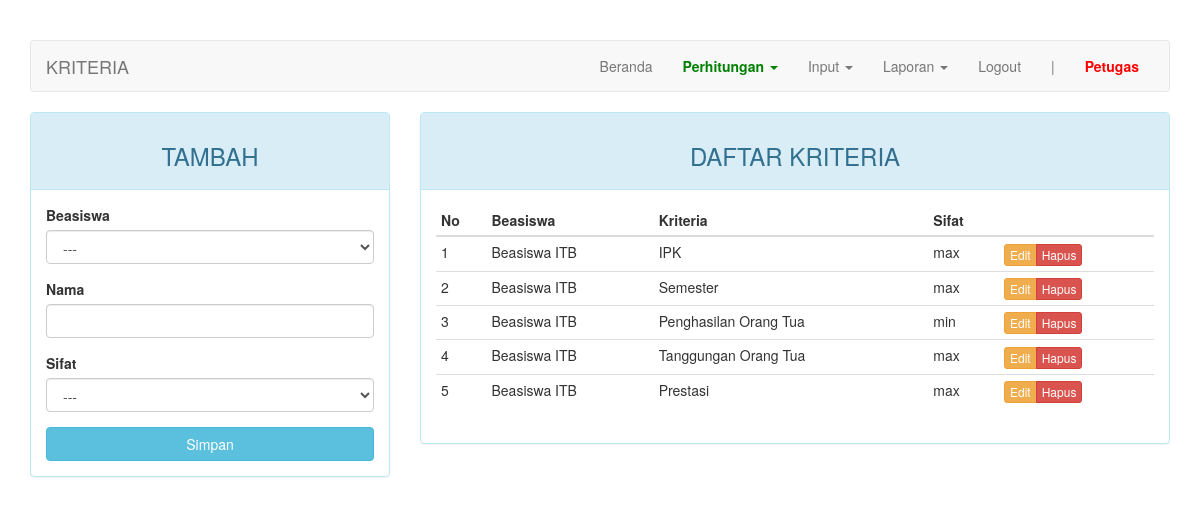
/index.php?page=kriteria (signed in), run on the app's committed database.
### tables this page shows
CREATE TABLE `kriteria` (
  `kd_kriteria` int(11) NOT NULL,
  `kd_beasiswa` int(11) NOT NULL,
  `nama` varchar(50) DEFAULT NULL,
  `sifat` enum('min','max') DEFAULT NULL
);

CREATE TABLE `beasiswa` (
  `kd_beasiswa` int(11) NOT NULL,
  `nama` varchar(50) DEFAULT NULL
);

### page/kriteria.php (the view, shortened to what this page needs)
<?php
$update = (isset($_GET['action']) AND $_GET['action'] == 'update') ? true : false;
?>
<div class="row">
	<div class="col-md-4">
	    <div class="panel panel-<?= ($update) ? "warning" : "info" ?>">
	        <div class="panel-heading"><h3 class="text-center"><?= ($update) ? "EDIT" : "TAMBAH" ?></h3></div>
	        <div class="panel-body">
	            <form action="<?=$_SERVER['REQUEST_URI']?>" method="POST">
									<div class="form-group">
										<label for="kd_beasiswa">Beasiswa</label>
										<select class="form-control" name="kd_beasiswa">
											<option>---</option>
										</select>
									</div>
	                <div class="form-group">
	                    <label for="nama">Nama</label>
	                    <input type="text" name="nama" class="form-control" <?= (!$update) ?: 'value="'.$row["nama"].'"' ?>>
	                </div>
									<div class="form-group">
	                  <label for="sifat">Sifat</label>
										<select class="form-control" name="sifat">
											<option>---</option>
										</select>
									</div>
	                <button type="submit" class="btn btn-<?= ($update) ? "warning" : "info" ?> btn-block">Simpan</button>
	            </form>
	        </div>
	    </div>
	</div>
	<div class="col-md-8">
	    <div class="panel panel-info">
	        <div class="panel-heading"><h3 class="text-center">DAFTAR KRITERIA</h3></div>
	        <div class="panel-body">
	            <table class="table table-condensed">
	                <thead>
	                    <tr>
	                        <th>No</th>
	                        <th>Beasiswa</th>
	                        <th>Kriteria</th>
	                        <th>Sifat</th>
	                        <th></th>
	                    </tr>
	                </thead>
	                <tbody>
	                    <?php $no = 1; ?>
	                    <?php if ($query = $connection->query("SELECT a.nama AS kriteria, b.nama AS beasiswa, a.kd_kriteria, a.sifat FROM kriteria a JOIN beasiswa b USING(kd_beasiswa)")): ?>
	                        <?php while($row = $query->fetch_assoc()): ?>
	                        <tr>
	                            <td><?=$no++?></td>
	                            <td><?=$row['beasiswa']?></td>
	                            <td><?=$row['kriteria']?></td>
	                            <td><?=$row['sifat']?></td>
	                            <td>
	                                <div class="btn-group">
	                                    <a href="?page=kriteria&action=update&key=<?=$row['kd_kriteria']?>" class="btn btn-warning btn-xs">Edit</a>
	                                    <a href="?page=kriteria&action=delete&key=<?=$row['kd_kriteria']?>" class="btn btn-danger btn-xs">Hapus</a>
	                                </div>
	                            </td>
	                        </tr>
	                        <?php endwhile ?>
	                    <?php endif ?>
	                </tbody>
	            </table>
	        </div>
	    </div>
	</div>
</div>

### index.php (style rules this page uses)
body { margin-top: 40px; }

### data on the page
kriteria: kd_beasiswa.nama "Beasiswa ITB", nama "IPK", sifat "max"
kriteria: kd_beasiswa.nama "Beasiswa ITB", nama "Semester", sifat "max"
kriteria: kd_beasiswa.nama "Beasiswa ITB", nama "Penghasilan Orang Tua", sifat "min"
kriteria: kd_beasiswa.nama "Beasiswa ITB", nama "Tanggungan Orang Tua", sifat "max"
kriteria: kd_beasiswa.nama "Beasiswa ITB", nama "Prestasi", sifat "max"

### other printed values
$str "KRITERIA"
$_SESSION["username"] "Petugas"
